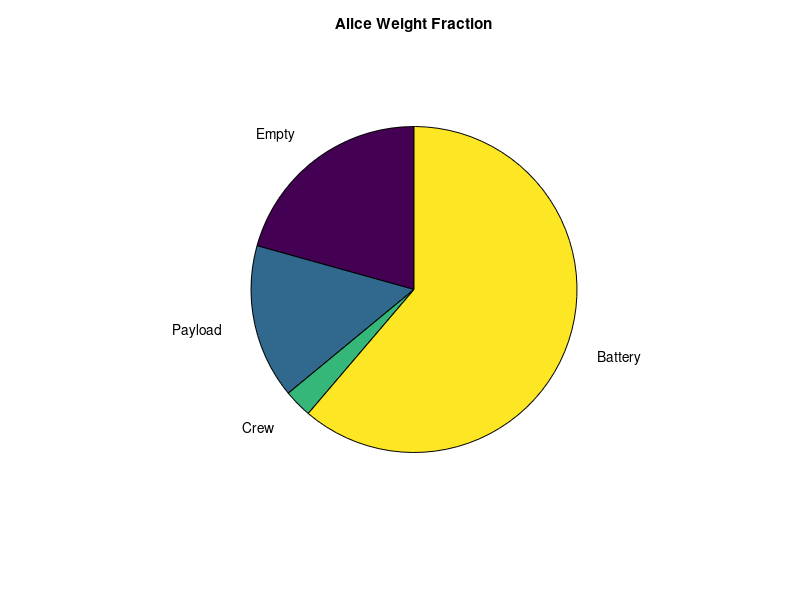

The MATLAB source for this figure:
clear;
clc;
% This Code was written by Carlos Cielo in order to solve for HW4 in AE495

%%Problem 1:
% calculate the pack level weight fraction 
E = 3600*3; % endurance time (s)
v_true = 250*1.688; % true air speed (fps)
p_e = 0.8; % prop efficiency
LD = 20; % L/D ratio
sig_pac = 0.25*550*3600; % pack level specific energy (ftlb/s)

w_pac = ((v_true*E)/(p_e*sig_pac))*(1/LD); % weight fraction calculation

fprintf('Problem 1 battery pack level weight fraction: %.3f\n', w_pac);

%% Problem 2
% calculate the remaining weight fractions

%For eviation Alice
wo = 13970; % max takeoff weight (lb)
wpay = 2200; % payload weight (lb)
peep = 200; % weight of single crew member (lb)
wbatt = 8800; % battery weight (lb)         
we = wo-wpay-wbatt; % empty weight(lb)

v_alice = 260*1.688; % cruise speed estimate for alice (s)
E_alice = 3.25*3600; % endurance estimate for alice (s)
sig_pac_alice = 0.25550*3600; % pack level specific energy for alice(hphr/lb)


w_pac_alice = 100*((v_alice*E_alice)/(p_e*sig_pac))*(1/LD); % Alice weight fraction calculation, L/D is not changing

w_epmt = we/wo;% Empty Weight Percent
w_epmt_perc = w_epmt*100;

w_pay = wpay/wo; % Payload - crew Weight Percent
w_pay_perc = w_pay*100;

w_crew = (peep*2)/wo; % Crew Weight Percent
w_crew_perc = w_crew*100;

w_batt = wbatt/wo; % Battery Weight Percent
w_batt_perc = w_batt*100;

x = [w_epmt_perc w_pay_perc w_crew_perc w_batt_perc];% Alice weight fraction graph
label = {'Empty','Payload','Crew','Battery'};
pie(x,label)
title('Alice Weight Fraction')

fprintf('Alice calculated battery pack weight percent: %.1f%%\n',w_pac_alice);
fprintf('Alice empty weight percent: %.1f%%\n',w_epmt_perc);
fprintf('Alice payload weight percent: %.1f%%\n',w_pay_perc);
fprintf('Alice crew weight percent: %.1f%%\n',w_crew_perc);
fprintf('Alice battery weight percent: %.1f%%\n',w_batt_perc);

fprintf('\n These numbers are very difficult to achieve, in particular having the aircraft weight be 21.3%% \n of the total weight is very difficult and almost inatainable. In addition, \n The calculated battery pack percentage narrowly exceeds the one from \n the schematics indicating that the range may shorter than advertised \n\n')% Conclusion
%% Extra Credit
% calculate the pack level specific energy using the advertised battery
% weight

wbatt_alice = 8800; %battery weight (lb)

sig_pac_alice = ((v_alice*E_alice)/(p_e))*(1/LD)*(wo/wbatt_alice)*(1/(550*3600)); % Alice pack level specific energy (hphr/lb), L/D is not changing

fprintf('Alice pack level specific energy : %.4f hphr/lb \n ',sig_pac_alice);









